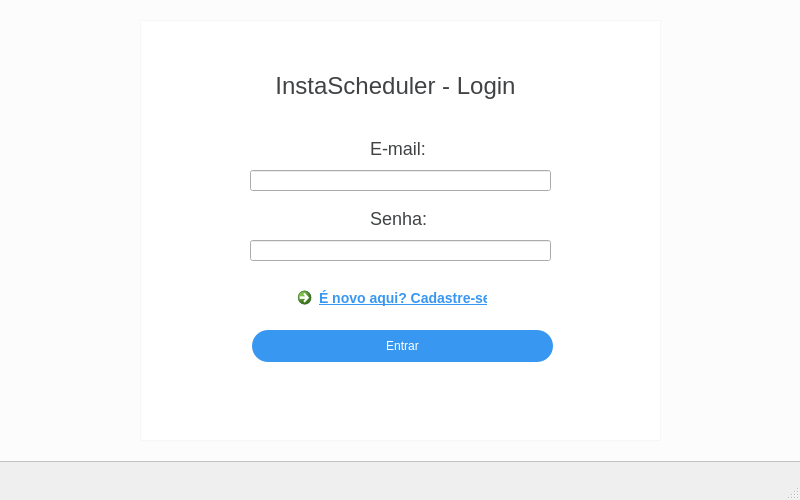
<?xml version="1.0" encoding="UTF-8"?>
<ui version="4.0">
 <class>MainWindow</class>
 <widget class="QMainWindow" name="MainWindow">
  <property name="geometry">
   <rect>
    <x>0</x>
    <y>0</y>
    <width>800</width>
    <height>500</height>
   </rect>
  </property>
  <property name="windowTitle">
   <string>MainWindow</string>
  </property>
  <widget class="QWidget" name="centralwidget">
   <widget class="QColumnView" name="columnView">
    <property name="geometry">
     <rect>
      <x>-5</x>
      <y>-19</y>
      <width>811</width>
      <height>481</height>
     </rect>
    </property>
    <property name="styleSheet">
     <string notr="true">background-color: #fcfcfc;</string>
    </property>
   </widget>
   <widget class="QLabel" name="label">
    <property name="enabled">
     <bool>true</bool>
    </property>
    <property name="geometry">
     <rect>
      <x>270</x>
      <y>70</y>
      <width>251</width>
      <height>31</height>
     </rect>
    </property>
    <property name="styleSheet">
     <string notr="true">font-size: 24px;
color: #404244;
</string>
    </property>
    <property name="text">
     <string>InstaScheduler - Login</string>
    </property>
    <property name="alignment">
     <set>Qt::AlignCenter</set>
    </property>
   </widget>
   <widget class="QLabel" name="label_2">
    <property name="geometry">
     <rect>
      <x>370</x>
      <y>140</y>
      <width>60</width>
      <height>16</height>
     </rect>
    </property>
    <property name="styleSheet">
     <string notr="true">font-size: 18px;
color: #404244;</string>
    </property>
    <property name="text">
     <string>E-mail:</string>
    </property>
   </widget>
   <widget class="QLineEdit" name="email_field">
    <property name="geometry">
     <rect>
      <x>250</x>
      <y>170</y>
      <width>301</width>
      <height>21</height>
     </rect>
    </property>
   </widget>
   <widget class="QLineEdit" name="password_field">
    <property name="geometry">
     <rect>
      <x>250</x>
      <y>240</y>
      <width>301</width>
      <height>21</height>
     </rect>
    </property>
    <property name="text">
     <string/>
    </property>
    <property name="echoMode">
     <enum>QLineEdit::Password</enum>
    </property>
   </widget>
   <widget class="QLabel" name="label_3">
    <property name="geometry">
     <rect>
      <x>370</x>
      <y>210</y>
      <width>60</width>
      <height>16</height>
     </rect>
    </property>
    <property name="styleSheet">
     <string notr="true">font-size: 18px;
color: #404244;</string>
    </property>
    <property name="text">
     <string>Senha:</string>
    </property>
   </widget>
   <widget class="QPushButton" name="login_button">
    <property name="geometry">
     <rect>
      <x>252</x>
      <y>330</y>
      <width>301</width>
      <height>32</height>
     </rect>
    </property>
    <property name="cursor">
     <cursorShape>PointingHandCursor</cursorShape>
    </property>
    <property name="styleSheet">
     <string notr="true">background-color: #3897f0;
color: white;
border-color: #3897f0;
border-radius: 16px;</string>
    </property>
    <property name="text">
     <string>Entrar</string>
    </property>
   </widget>
   <widget class="QColumnView" name="columnView_2">
    <property name="geometry">
     <rect>
      <x>140</x>
      <y>20</y>
      <width>521</width>
      <height>421</height>
     </rect>
    </property>
    <property name="styleSheet">
     <string notr="true">background-color: white;
border: 1px solid #f7f7f7;</string>
    </property>
   </widget>
   <widget class="QCommandLinkButton" name="link_signup">
    <property name="geometry">
     <rect>
      <x>290</x>
      <y>280</y>
      <width>201</width>
      <height>41</height>
     </rect>
    </property>
    <property name="styleSheet">
     <string notr="true">font-size:14px;
color: #3897F0;
text-decoration: underline;</string>
    </property>
    <property name="text">
     <string>É novo aqui? Cadastre-se</string>
    </property>
   </widget>
   <zorder>columnView</zorder>
   <zorder>columnView_2</zorder>
   <zorder>label</zorder>
   <zorder>label_2</zorder>
   <zorder>email_field</zorder>
   <zorder>password_field</zorder>
   <zorder>label_3</zorder>
   <zorder>login_button</zorder>
   <zorder>link_signup</zorder>
  </widget>
  <widget class="QMenuBar" name="menubar">
   <property name="geometry">
    <rect>
     <x>0</x>
     <y>0</y>
     <width>800</width>
     <height>22</height>
    </rect>
   </property>
  </widget>
  <widget class="QStatusBar" name="statusbar"/>
 </widget>
 <resources/>
 <connections/>
</ui>
